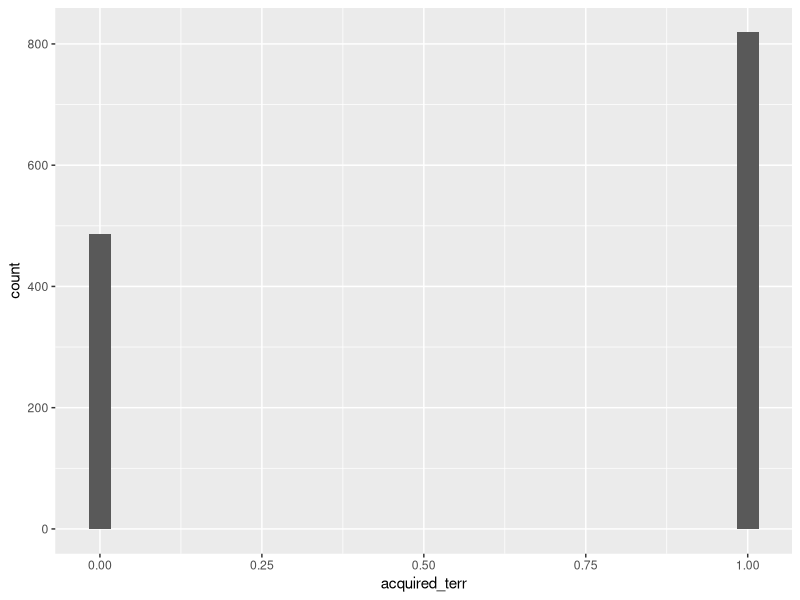
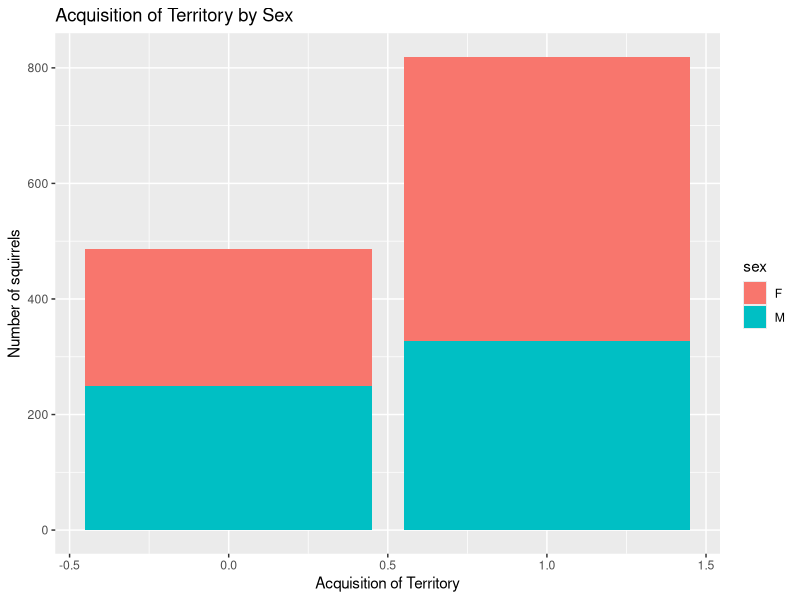
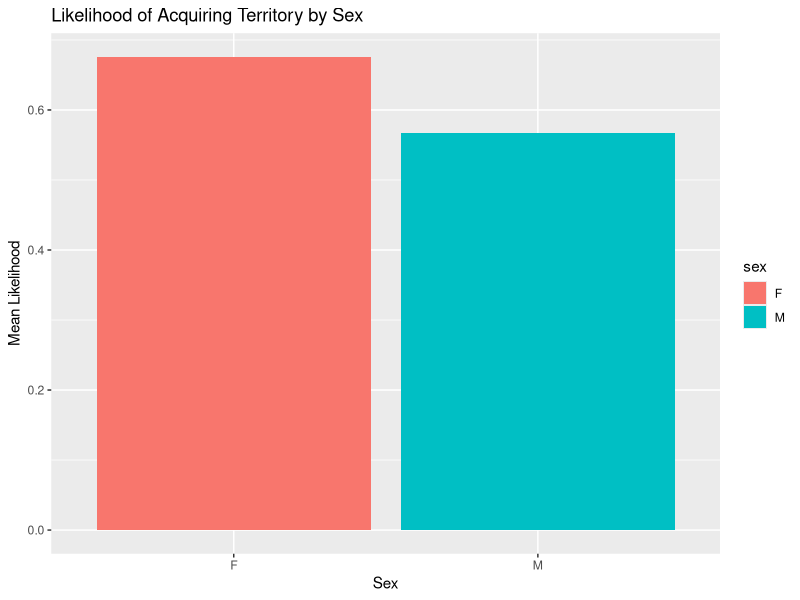
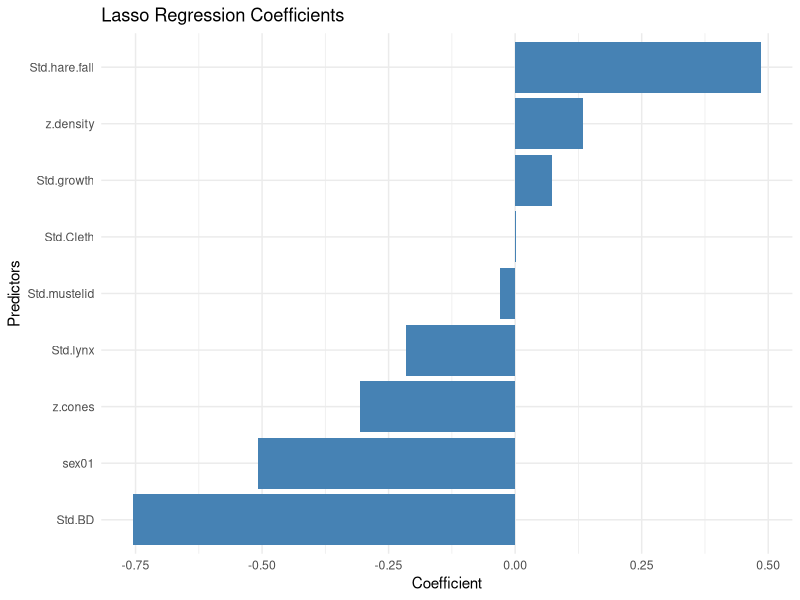
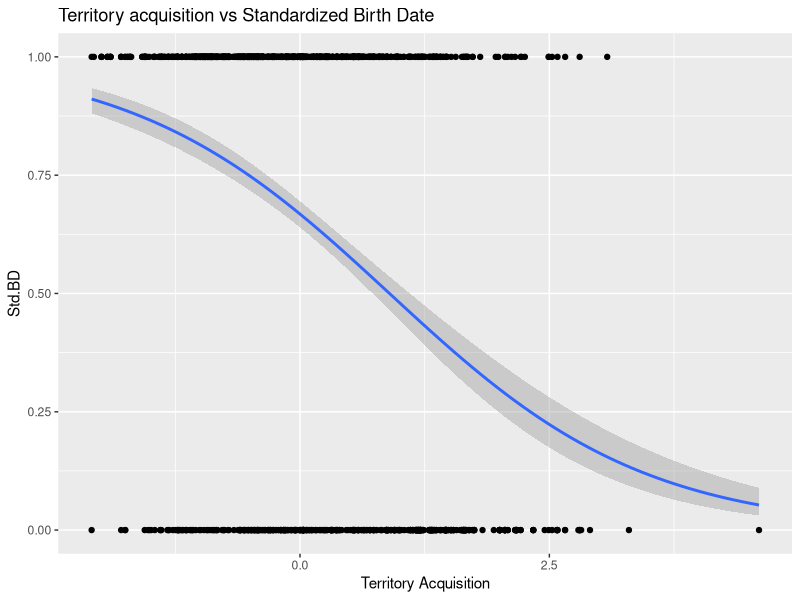
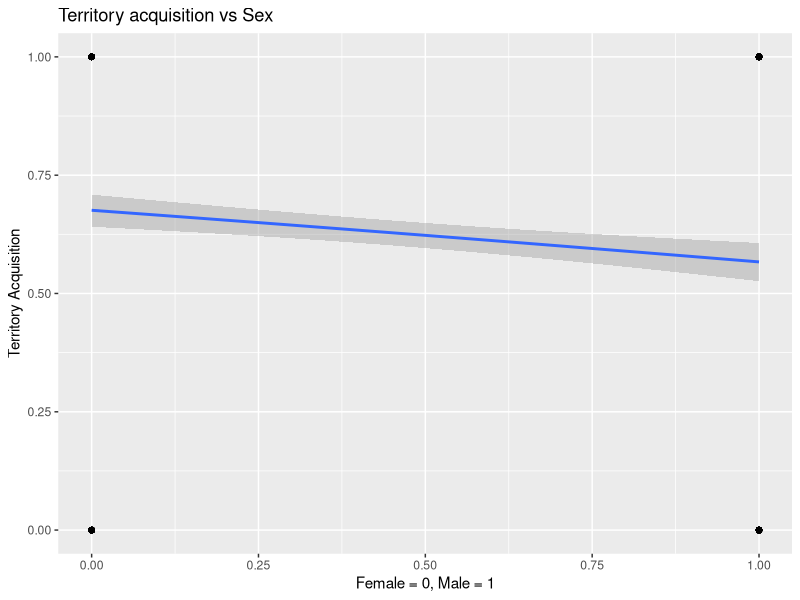

The R script that drew these images, in order:
## ---- chunk 1
library(tidyverse)
library(lme4)
library(ggplot2)
## ---- chunk 2
juveniles <- read_csv("autumn_juveniles.csv")

juveniles
## ---- chunk 3
juveniles <- juveniles %>%
  drop_na(sex, Std.growth, Std.BD, z.cones, z.density, z.temp, Std.lynx, Std.mustelid,
          Std.hare.fall, Std.Cleth)
juveniles
## ---- chunk 4
juveniles_data <- juveniles %>% mutate(acquired_terr = case_when(owner == "acquired territory" ~ 1, 
                                                                 TRUE ~ 0) ) %>% 
  mutate(sex01 = case_when(sex == "M" ~ 1, 
                           TRUE ~0))
head(juveniles_data)
## ---- chunk 5
# Logistic regression for Prediction 1
model_sex <- glm(acquired_terr ~ sex, 
                 family = "binomial", 
                 data = juveniles_data)
summary(model_sex)
## ---- chunk 6
# Visualize the likelihood of territory acquisition by sex

juveniles_data %>%
  ggplot() +
  geom_histogram(aes(x = acquired_terr, y =..count..))

juveniles_data %>%
  group_by(sex) %>%
  ggplot(aes(x = acquired_terr, fill = sex)) + 
  geom_bar() +
    labs(title = "Acquisition of Territory by Sex",
       x = "Acquisition of Territory",
       y = "Number of squirrels")

juveniles_data %>%
  group_by(sex) %>%
  summarise(mean_likelihood = mean(acquired_terr)) %>%
  ggplot(aes(x = sex, y = mean_likelihood, fill = sex)) +
  geom_bar(stat = "identity") +
    labs(title = "Likelihood of Acquiring Territory by Sex",
       x = "Sex",
       y = "Mean Likelihood")
## ---- chunk 7
# Install required packages
if (!requireNamespace("glmnet", quietly = TRUE)) install.packages("glmnet")

# Load the required libraries
library(glmnet)
library(dplyr)

# Step 1: Prepare Data
# Response variable
response_var <- as.numeric(juveniles_data$acquired_terr)  #

# Predictor matrix (select relevant predictors)
predictors <- juveniles_data %>% 
  select(sex01, Std.BD, Std.growth, Std.lynx, Std.hare.fall, 
         Std.mustelid, Std.Cleth, z.density, z.cones) %>% 
  as.matrix()  # Convert to matrix

# Step 2: Fit Lasso Model
set.seed(313)  # For reproducibility
lasso_model <- cv.glmnet(
  x = predictors,           # Predictor matrix
  y = response_var,         # Response variable
  family = "binomial",      # Logistic regression
  alpha = 1,                # Alpha = 1 for Lasso regression
  nfolds = 10               # 10-fold cross-validation
)

# Step 3: Optimal Lambda
optimal_lambda <- lasso_model$lambda.min
lambda_1se <- lasso_model$lambda.1se

cat("Optimal lambda (minimum error):", optimal_lambda, "\n")
cat("Lambda using 1-SE rule:", lambda_1se, "\n")

# Step 4: Coefficients at Optimal Lambda
coef_optimal <- coef(lasso_model, s = "lambda.min")
print(coef_optimal)

# Step 5: Predictions
# Generate predicted probabilities
predicted_probs <- predict(lasso_model, s = "lambda.min", newx = predictors, type = "response")

# Generate binary predictions
predicted_classes <- ifelse(predicted_probs > 0.5, 1, 0)


# The coefficients show the effect of how each predictor affects outcome
## ---- chunk 8
# Extract coefficients for the optimal lambda (lambda.min) from your Lasso model
coef_optimal <- coef(lasso_model, s = "lambda.min")

# Convert coefficients to a data frame
coef_df <- as.data.frame(as.matrix(coef_optimal))
coef_df$Predictor <- rownames(coef_optimal)
rownames(coef_df) <- NULL
colnames(coef_df) <- c("Coefficient", "Predictor")

# Filter out predictors with zero coefficients (excluded by Lasso)
coef_df <- coef_df %>% filter(Coefficient != 0)

# Remove the intercept for cleaner visualization
coef_df <- coef_df %>% filter(Predictor != "(Intercept)")

# Create a bar plot
library(ggplot2)
ggplot(coef_df, aes(x = reorder(Predictor, Coefficient), y = Coefficient)) +
  geom_bar(stat = "identity", fill = "steelblue") +
  coord_flip() +  # Flip for horizontal bars
  labs(title = "Lasso Regression Coefficients",
       x = "Predictors",
       y = "Coefficient") +
  theme_minimal()

## ---- chunk 9
# Model for Std.BD
model_StdBD <- glm(acquired_terr ~ Std.BD, family = "binomial", data = juveniles_data)
summary(model_StdBD)

# Model for Std.hare.fall
model_harefall <- glm(acquired_terr ~ Std.hare.fall, family = "binomial", data = juveniles_data)
summary(model_harefall)

# Model for sex
model_sex <- glm(acquired_terr ~ sex, family = "binomial", data = juveniles_data)
summary(model_sex)

## ---- chunk 10
juveniles_data |>
  ggplot(aes(x = Std.BD, y = acquired_terr)) + 
  geom_point() +
  labs(title = "Territory acquisition vs Standardized Birth Date",
       x = "Territory Acquisition",
       y = "Std.BD") +
  geom_smooth(method = "glm", 
              method.args = list(family = "binomial")
              )
## ---- chunk 11
juveniles_data |>
  ggplot(aes(x = sex01, y = acquired_terr)) + 
  geom_point() +
  labs(title = "Territory acquisition vs Sex",
       x = "Female = 0, Male = 1",
       y = "Territory Acquisition") +
  geom_smooth(method = "glm", 
              method.args = list(family = "binomial")
              )
## ---- chunk 12
# Logistic regression for Prediction 2 with multiple predictors
model_full <- glm(acquired_terr ~ sex + Std.BD + Std.growth + Std.lynx + 
                    Std.hare.fall + Std.mustelid + Std.Cleth + z.density + 
                    z.cones + z.temp, 
                  family = "binomial", 
                  data = juveniles_data)
summary(model_full)

## ---- chunk 13
model_combine_effects1 <- glm(acquired_terr ~ Std.mustelid * Std.lynx * Std.hare.fall * Std.Cleth  * z.density, 
                             family = "binomial", data = juveniles_data)
summary(model_combine_effects1)
## ---- chunk 14
# Logistic regression for Prediction 2 with multiple predictors and combined effects
model_full_com <- glm(acquired_terr ~ sex + Std.BD + Std.growth + Std.lynx + 
                      Std.hare.fall + Std.mustelid + Std.Cleth + z.density + z.cones + 
                      Std.mustelid * Std.lynx * Std.hare.fall * Std.Cleth * z.density, 
                      family = "binomial", 
                      data = juveniles_data)
summary(model_full_com)
## ---- chunk 15
aic_values <- data.frame(
  Model = c("Full Combined model", "Full model", "Combined_effect_model"),
  AIC = c(
    AIC(model_full_com),
    AIC(model_full),
    AIC(model_combine_effects1)
  )
)


# Sort by AIC in ascending order
aic_values <- aic_values[order(aic_values$AIC), ]

aic_values
